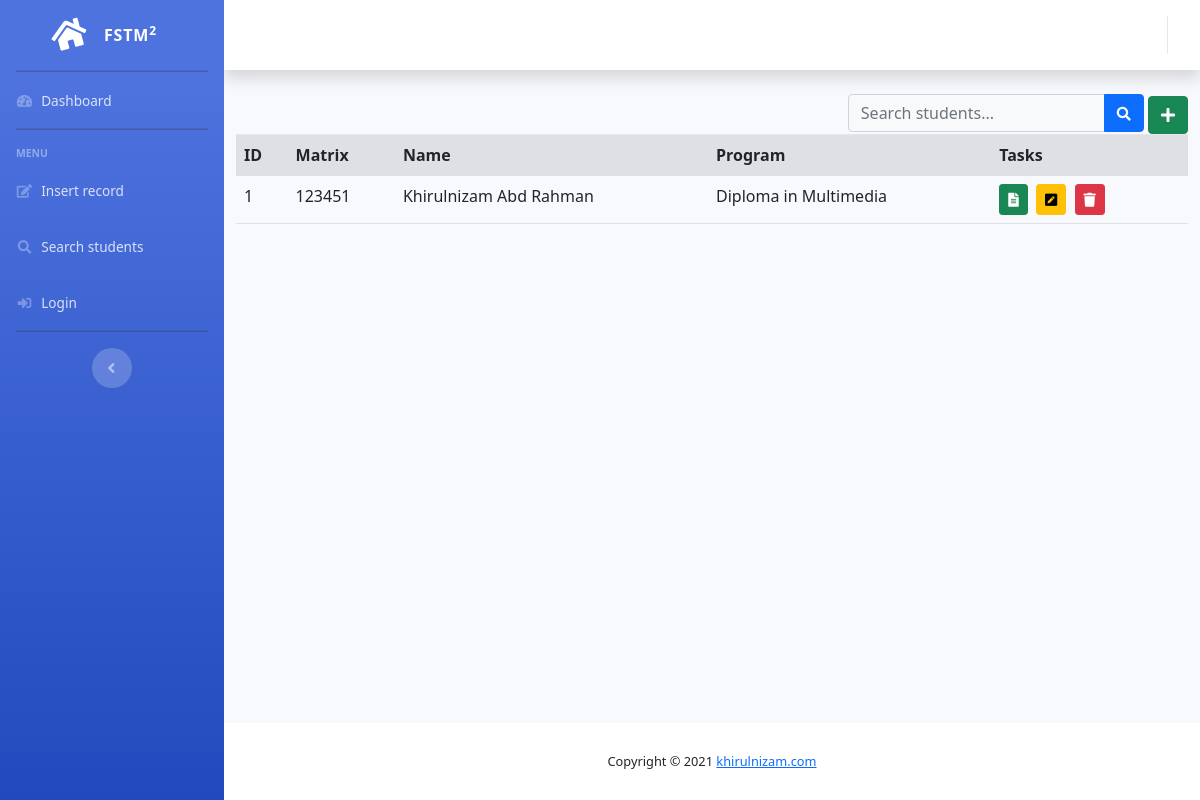
The app's page /search-admin.php?keyword=Khirulnizam Abd Rahman with its own data.
### tables this page shows
CREATE TABLE IF NOT EXISTS `students` (
  `id` int(11) unsigned NOT NULL AUTO_INCREMENT,
  `matrixno` varchar(10) NOT NULL,
  `name` varchar(50) DEFAULT NULL,
  `address` blob,
  `dob` date DEFAULT NULL,
  `programcode` varchar(6) DEFAULT NULL,
  `rshortcourses` varchar(255) DEFAULT NULL,
  `codefaculty` varchar(50) DEFAULT NULL,
  PRIMARY KEY (`matrixno`),
  KEY `id` (`id`)
);

CREATE TABLE IF NOT EXISTS `programs` (
  `id` int(11) NOT NULL AUTO_INCREMENT,
  `programcode` varchar(6) NOT NULL DEFAULT '0',
  `programname` varchar(50) NOT NULL DEFAULT '0',
  `codefaculty` varchar(50) DEFAULT NULL,
  PRIMARY KEY (`id`)
);

### search-admin.php (the view, shortened to what this page needs)
<?php
	include "include/header.template.php";
?>
<div class="float-right">
          <form class="d-none d-sm-inline-block form-inline mr-auto ml-md-3 my-2 my-md-0 mw-100 navbar-search"
          method="get" action="">
            <div class="input-group">
              <input type="text" name="keyword"
              class="form-control bg-light border-1 small" placeholder="Search students..." aria-label="Search" aria-describedby="basic-addon2">
              <div class="input-group-append">
                <button class="btn btn-primary" type="submit">
                  <i class="fas fa-search fa-sm"></i>
                </button>
              </div>
            </div>
          </form>
          <button href="forminsert.php" class="btn btn-success"
          	 title="Add new student">
          	<i class="fas fa-plus"></i>
          </button>
</div>
<?php
include "include/dbconnect.php";
if(isset($_GET['keyword'])){
	$keyword=$_GET['keyword'];
	$sql = "SELECT students.id, matrixno, name, address,
			students.programcode, programname
				FROM students
				INNER JOIN programs
				ON students.programcode = programs.programcode
				WHERE name LIKE '%$keyword%'
				ORDER BY matrixno ASC";
}
$result = mysqli_query($conn, $sql);
if (mysqli_num_rows($result) > 0) {
    ?>
	<table class="table table-striped">
		<tr>
			<th>ID</th>
			<th>Matrix</th>
			<th>Name</th>
			<th>Program</th>
			<th>Tasks</th>
		</tr>
	<?php
    while($row = mysqli_fetch_assoc($result)) {
    	$id=$row['id'];
    	echo "<tr>";
        echo "<td> $id </td>";
        echo "<td> ".$row['matrixno'] ."</td>";
        echo "<td> ".$row['name'] ."</td>";
        echo "<td> ".$row['programname'] ."</td>";
        echo "<td> ";
        echo "<a href='formshow.php?x=$id' ".
    			"class='btn btn-success btn-sm'>".
    			"<i class='fas fa-file-alt'></i>".
    			"</a> &nbsp;";
        echo "<a href='formupdate.php?x=$id' ".
    			"class='btn btn-warning btn-sm'>".
    			"<i class='fas fa-pen-square'></i>".
    			"</a> &nbsp;";
        echo "<button class='btn btn-danger btn-sm'".
        		"onclick='confirmdelete($id)'>".
    			"<i class='fas fa-trash'></i>".
    			"</button> &nbsp;";
        echo "</td></tr>\n";
    }
    ?>
	</table>
    <?php
}
else {
    echo "Search not found";
}
?>
<?php
	include "include/footer.template.php";
?>

### records on screen
students: id "1", matrixno "123451", name "Khirulnizam Abd Rahman", programs.programname "Diploma in Multimedia"

### other values on screen
date ("Y") "2021"
